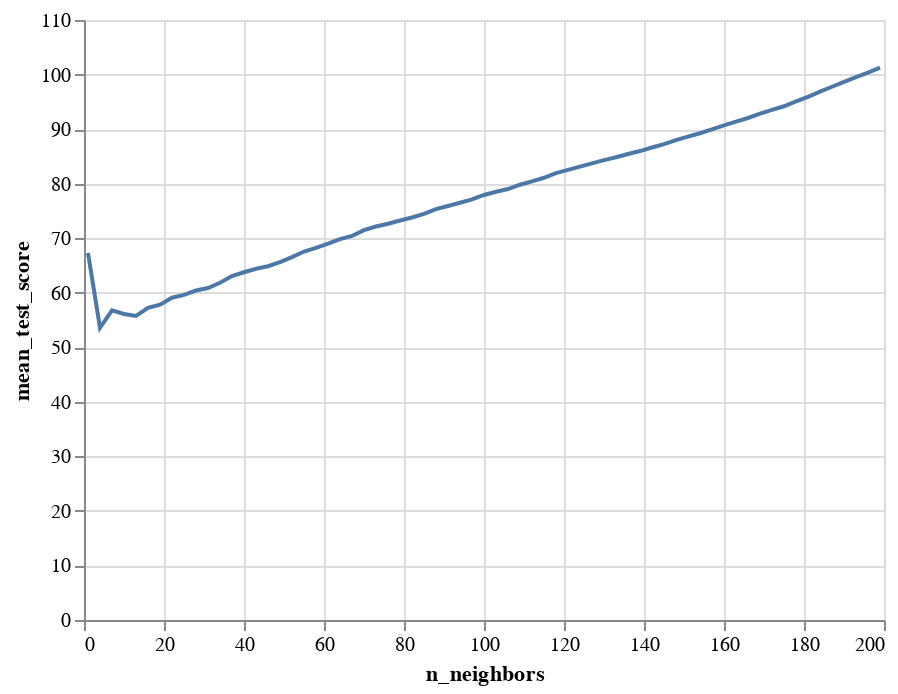

Notebook code cell kept with this figure:
### Markdown cell above
so knn=19 is the best number of neighbours to build the most accuarate model.

### Code cell
plot_neighbours= alt.Chart(players_results).mark_line().encode(
    x="n_neighbors",
    y="mean_test_score"
)
plot_neighbours

### Figure 1 — Vega-Lite specification as saved in the notebook (floating-point values rounded to 4 significant figures)
{"config": {"view": {"continuousWidth": 400, "continuousHeight": 300}}, "data": {"name": "data-17137649810dab5eb105b632e5b6596f"}, "mark": "line", "encoding": {"x": {"field": "n_neighbors", "type": "quantitative"}, "y": {"field": "mean_test_score", "type": "quantitative"}}, "$schema": "https://vega.github.io/schema/vega-lite/v4.17.0.json", "datasets": {"data-17137649810dab5eb105b632e5b6596f": [{"n_neighbors": 1, "mean_test_score": 67.28, "sem_test_score": 1.573}, {"n_neighbors": 4, "mean_test_score": 53.57, "sem_test_score": 1.616}, {"n_neighbors": 7, "mean_test_score": 56.78, "sem_test_score": 2.253}, {"n_neighbors": 10, "mean_test_score": 56.1, "sem_test_score": 2.05}, {"n_neighbors": 13, "mean_test_score": 55.75, "sem_test_score": 1.638}, {"n_neighbors": 16, "mean_test_score": 57.21, "sem_test_score": 1.904}, {"n_neighbors": 19, "mean_test_score": 57.79, "sem_test_score": 1.831}, {"n_neighbors": 22, "mean_test_score": 59.09, "sem_test_score": 2.168}, {"n_neighbors": 25, "mean_test_score": 59.6, "sem_test_score": 2.506}, {"n_neighbors": 28, "mean_test_score": 60.41, "sem_test_score": 2.481}, {"n_neighbors": 31, "mean_test_score": 60.86, "sem_test_score": 2.834}, {"n_neighbors": 34, "mean_test_score": 61.82, "sem_test_score": 3.113}, {"n_neighbors": 37, "mean_test_score": 63.07, "sem_test_score": 3.239}, {"n_neighbors": 40, "mean_test_score": 63.76, "sem_test_score": 3.392}, {"n_neighbors": 43, "mean_test_score": 64.4, "sem_test_score": 3.651}, {"n_neighbors": 46, "mean_test_score": 64.86, "sem_test_score": 3.717}, {"n_neighbors": 49, "mean_test_score": 65.6, "sem_test_score": 3.837}, {"n_neighbors": 52, "mean_test_score": 66.52, "sem_test_score": 3.934}, {"n_neighbors": 55, "mean_test_score": 67.55, "sem_test_score": 4.194}, {"n_neighbors": 58, "mean_test_score": 68.22, "sem_test_score": 4.2}, {"n_neighbors": 61, "mean_test_score": 69.0, "sem_test_score": 4.197}, {"n_neighbors": 64, "mean_test_score": 69.82, "sem_test_score": 4.26}, {"n_neighbors": 67, "mean_test_score": 70.41, "sem_test_score": 4.265}, {"n_neighbors": 70, "mean_test_score": 71.48, "sem_test_score": 4.236}, {"n_neighbors": 73, "mean_test_score": 72.14, "sem_test_score": 4.331}, {"n_neighbors": 76, "mean_test_score": 72.64, "sem_test_score": 4.309}, {"n_neighbors": 79, "mean_test_score": 73.24, "sem_test_score": 4.302}, {"n_neighbors": 82, "mean_test_score": 73.79, "sem_test_score": 4.411}, {"n_neighbors": 85, "mean_test_score": 74.44, "sem_test_score": 4.472}, {"n_neighbors": 88, "mean_test_score": 75.33, "sem_test_score": 4.558}, {"n_neighbors": 91, "mean_test_score": 75.9, "sem_test_score": 4.611}, {"n_neighbors": 94, "mean_test_score": 76.49, "sem_test_score": 4.647}, {"n_neighbors": 97, "mean_test_score": 77.12, "sem_test_score": 4.622}, {"n_neighbors": 100, "mean_test_score": 77.92, "sem_test_score": 4.561}, {"n_neighbors": 103, "mean_test_score": 78.5, "sem_test_score": 4.503}, {"n_neighbors": 106, "mean_test_score": 79.0, "sem_test_score": 4.558}, {"n_neighbors": 109, "mean_test_score": 79.8, "sem_test_score": 4.581}, {"n_neighbors": 112, "mean_test_score": 80.42, "sem_test_score": 4.588}, {"n_neighbors": 115, "mean_test_score": 81.08, "sem_test_score": 4.588}, {"n_neighbors": 118, "mean_test_score": 81.92, "sem_test_score": 4.612}, {"n_neighbors": 121, "mean_test_score": 82.52, "sem_test_score": 4.577}, {"n_neighbors": 124, "mean_test_score": 83.11, "sem_test_score": 4.57}, {"n_neighbors": 127, "mean_test_score": 83.72, "sem_test_score": 4.546}, {"n_neighbors": 130, "mean_test_score": 84.31, "sem_test_score": 4.539}, {"n_neighbors": 133, "mean_test_score": 84.85, "sem_test_score": 4.556}, {"n_neighbors": 136, "mean_test_score": 85.43, "sem_test_score": 4.529}, {"n_neighbors": 139, "mean_test_score": 85.98, "sem_test_score": 4.505}, {"n_neighbors": 142, "mean_test_score": 86.62, "sem_test_score": 4.555}, {"n_neighbors": 145, "mean_test_score": 87.23, "sem_test_score": 4.559}, {"n_neighbors": 148, "mean_test_score": 87.98, "sem_test_score": 4.541}, {"n_neighbors": 151, "mean_test_score": 88.62, "sem_test_score": 4.556}, {"n_neighbors": 154, "mean_test_score": 89.24, "sem_test_score": 4.567}, {"n_neighbors": 157, "mean_test_score": 89.95, "sem_test_score": 4.593}, {"n_neighbors": 160, "mean_test_score": 90.66, "sem_test_score": 4.564}, {"n_neighbors": 163, "mean_test_score": 91.37, "sem_test_score": 4.531}, {"n_neighbors": 166, "mean_test_score": 92.04, "sem_test_score": 4.514}, {"n_neighbors": 169, "mean_test_score": 92.85, "sem_test_score": 4.495}, {"n_neighbors": 172, "mean_test_score": 93.51, "sem_test_score": 4.529}, {"n_neighbors": 175, "mean_test_score": 94.18, "sem_test_score": 4.556}, {"n_neighbors": 178, "mean_test_score": 95.08, "sem_test_score": 4.524}, {"n_neighbors": 181, "mean_test_score": 95.92, "sem_test_score": 4.477}, {"n_neighbors": 184, "mean_test_score": 96.86, "sem_test_score": 4.472}, {"n_neighbors": 187, "mean_test_score": 97.76, "sem_test_score": 4.432}, {"n_neighbors": 190, "mean_test_score": 98.65, "sem_test_score": 4.414}, {"n_neighbors": 193, "mean_test_score": 99.51, "sem_test_score": 4.371}, {"n_neighbors": 196, "mean_test_score": 100.4, "sem_test_score": 4.388}, {"n_neighbors": 199, "mean_test_score": 101.3, "sem_test_score": 4.367}]}}
